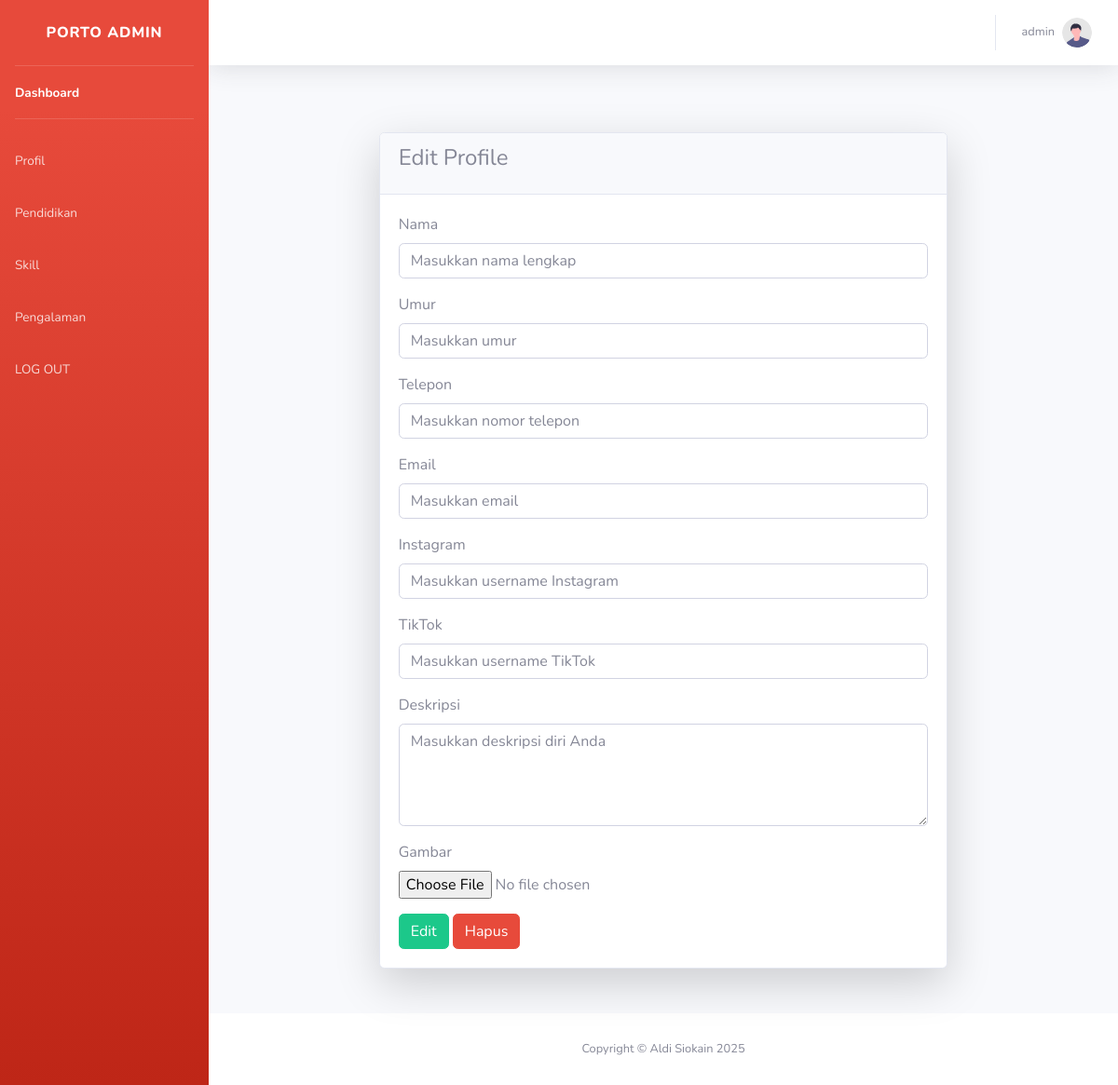
The page /profil.php (signed in) on the database as committed earlier.
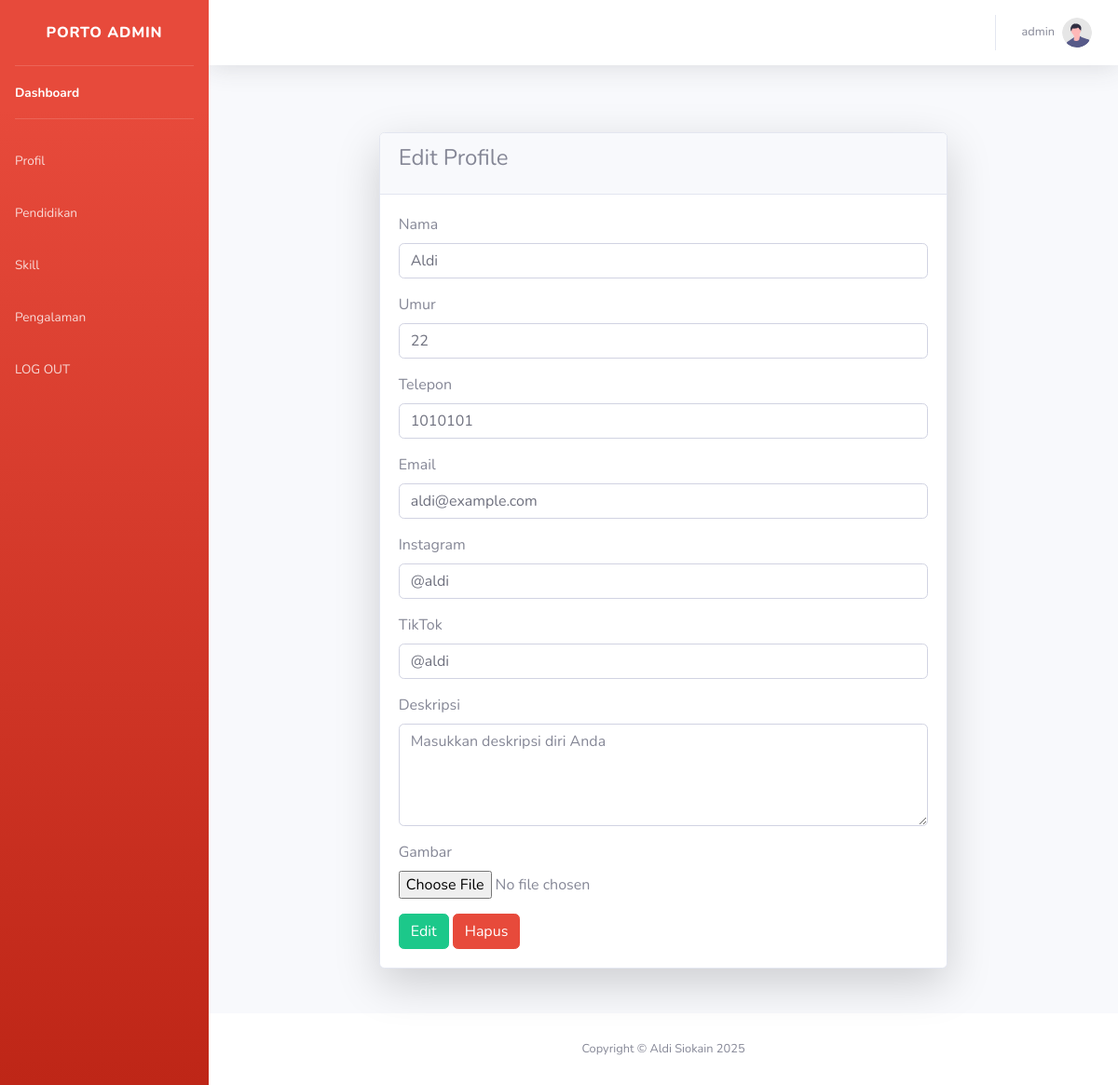
The same page on the database as committed later.
### tables this page shows
CREATE TABLE `profil` (
  `id` int(11) NOT NULL,
  `nama` varchar(50) NOT NULL,
  `umur` int(50) NOT NULL,
  `telepon` int(25) NOT NULL,
  `email` varchar(50) NOT NULL,
  `instagram` varchar(20) NOT NULL,
  `tiktok` varchar(20) NOT NULL,
  `deskripsi` text NOT NULL,
  `gambar` varchar(255) NOT NULL
);

### profil.php (the view, shortened to what this page needs)
<?php
require './partials/header.php';
$sql = "SELECT * FROM profil";
$result = $conn->query($sql);
$data = array();
while ($row = $result->fetch_assoc()) {
    $data[] = $row;
}
$row = isset($data[0]) ? $data[0] : null;
?>
<div class="container-fluid">
    <div class="row justify-content-center">
        <div class="col-lg-8">
            <div class="card shadow-lg my-5">
                <div class="card-header">
                    <h4 class="card-title">Edit Profile</h4>
                </div>
                <div class="card-body">
                    <form action="./controllers/profilController.php?action=edit&id=<?= $row['id'] ?>" method="POST" enctype="multipart/form-data">
                        <div class="form-group">
                            <label for="name">Nama</label>
                            <input type="text" class="form-control" id="name" name="nama" placeholder="Masukkan nama lengkap" value="<?= $row['nama'] ?>" required>
                        </div>
                        <div class="form-group">
                            <label for="age">Umur</label>
                            <input type="text" class="form-control" id="age" name="umur" placeholder="Masukkan umur" value="<?= $row['umur'] ?>" required>
                        </div>
                        <div class="form-group">
                            <label for="phone">Telepon</label>
                            <input type="tel" class="form-control" id="phone" name="telepon" placeholder="Masukkan nomor telepon" value="<?= $row['telepon'] ?>" required>
                        </div>
                        <div class="form-group">
                            <label for="email">Email</label>
                            <input type="email" class="form-control" id="email" name="email" placeholder="Masukkan email" value="<?= $row['email'] ?>" required>
                        </div>
                        <div class="form-group">
                            <label for="instagram">Instagram</label>
                            <input type="text" class="form-control" id="instagram" name="instagram" placeholder="Masukkan username Instagram" value="<?= $row['instagram'] ?>" required>
                        </div>
                        <div class="form-group">
                            <label for="tiktok">TikTok</label>
                            <input type="text" class="form-control" id="tiktok" name="tiktok" placeholder="Masukkan username TikTok" value="<?= $row['tiktok'] ?>" required>
                        </div>
                        <div class="form-group">
                            <label for="description">Deskripsi</label>
                            <textarea class="form-control" id="description" name="deskripsi" rows="4" placeholder="Masukkan deskripsi diri Anda" required></textarea>
                        </div>
                        <div class="form-group">
                            <label for="image">Gambar</label>
                            <input type="file" class="form-control-file" id="image" name="gambar" accept="image/*" required>
                        </div>
                        <button type="submit" name="submit" class="btn btn-success">Edit</button>
                        <a href="./controllers/profilController.php?action=delete&id=<? $row['id'] ?>" class="btn btn-danger">Hapus</a>
                    </form>
                </div>
            </div>
        </div>
    </div>
</div>
<?php require './partials/footer.php'; ?>

Rows that differ between the two databases and show on the page:
added profil: nama "Aldi", umur "22", telepon "1010101", email "aldi@example.com", instagram "@aldi", tiktok "@aldi"
